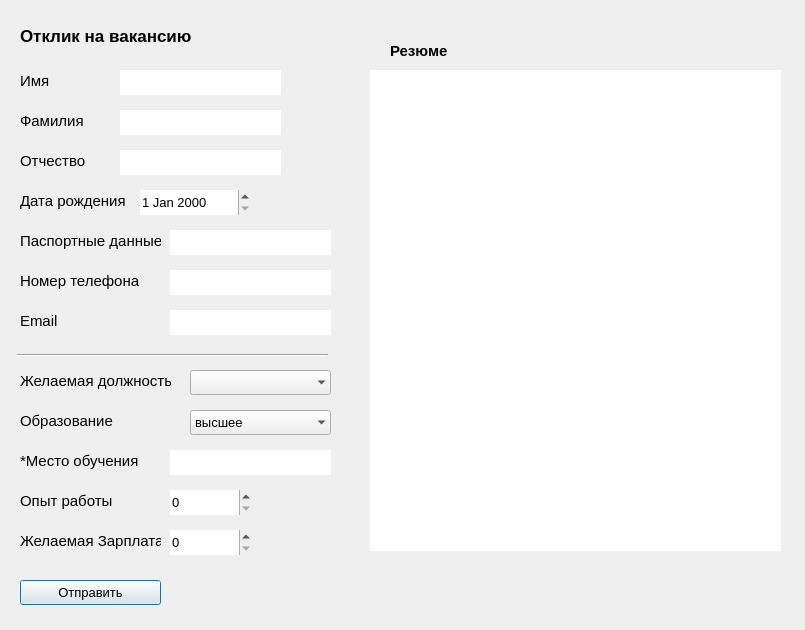
<?xml version="1.0" encoding="UTF-8"?>
<ui version="4.0">
 <class>otklik_1_dialog</class>
 <widget class="QDialog" name="otklik_1_dialog">
  <property name="geometry">
   <rect>
    <x>0</x>
    <y>0</y>
    <width>805</width>
    <height>630</height>
   </rect>
  </property>
  <property name="minimumSize">
   <size>
    <width>805</width>
    <height>630</height>
   </size>
  </property>
  <property name="maximumSize">
   <size>
    <width>805</width>
    <height>630</height>
   </size>
  </property>
  <property name="windowTitle">
   <string>Отклик на вакансию</string>
  </property>
  <widget class="QLabel" name="NAME_label">
   <property name="geometry">
    <rect>
     <x>20</x>
     <y>20</y>
     <width>171</width>
     <height>31</height>
    </rect>
   </property>
   <property name="font">
    <font>
     <family>Arial</family>
     <pointsize>13</pointsize>
     <weight>75</weight>
     <bold>true</bold>
    </font>
   </property>
   <property name="text">
    <string>Отклик на вакансию</string>
   </property>
  </widget>
  <widget class="QLabel" name="f_name_label">
   <property name="geometry">
    <rect>
     <x>20</x>
     <y>70</y>
     <width>41</width>
     <height>21</height>
    </rect>
   </property>
   <property name="font">
    <font>
     <family>Arial</family>
     <pointsize>11</pointsize>
    </font>
   </property>
   <property name="text">
    <string>Имя</string>
   </property>
  </widget>
  <widget class="QTextEdit" name="f_name_textEdit">
   <property name="geometry">
    <rect>
     <x>120</x>
     <y>70</y>
     <width>161</width>
     <height>25</height>
    </rect>
   </property>
   <property name="font">
    <font>
     <family>Arial</family>
     <pointsize>10</pointsize>
    </font>
   </property>
   <property name="frameShape">
    <enum>QFrame::NoFrame</enum>
   </property>
  </widget>
  <widget class="QLabel" name="s_name_label">
   <property name="geometry">
    <rect>
     <x>20</x>
     <y>110</y>
     <width>71</width>
     <height>21</height>
    </rect>
   </property>
   <property name="font">
    <font>
     <family>Arial</family>
     <pointsize>11</pointsize>
    </font>
   </property>
   <property name="text">
    <string>Фамилия</string>
   </property>
  </widget>
  <widget class="QTextEdit" name="s_name_textEdit">
   <property name="geometry">
    <rect>
     <x>120</x>
     <y>110</y>
     <width>161</width>
     <height>25</height>
    </rect>
   </property>
   <property name="font">
    <font>
     <family>Arial</family>
     <pointsize>10</pointsize>
    </font>
   </property>
   <property name="frameShape">
    <enum>QFrame::NoFrame</enum>
   </property>
  </widget>
  <widget class="QLabel" name="p_name_label">
   <property name="geometry">
    <rect>
     <x>20</x>
     <y>150</y>
     <width>71</width>
     <height>21</height>
    </rect>
   </property>
   <property name="font">
    <font>
     <family>Arial</family>
     <pointsize>11</pointsize>
    </font>
   </property>
   <property name="text">
    <string>Отчество</string>
   </property>
  </widget>
  <widget class="QTextEdit" name="p_name_textEdit">
   <property name="geometry">
    <rect>
     <x>120</x>
     <y>150</y>
     <width>161</width>
     <height>25</height>
    </rect>
   </property>
   <property name="font">
    <font>
     <family>Arial</family>
     <pointsize>10</pointsize>
    </font>
   </property>
   <property name="frameShape">
    <enum>QFrame::NoFrame</enum>
   </property>
  </widget>
  <widget class="QDateEdit" name="dateEdit">
   <property name="geometry">
    <rect>
     <x>140</x>
     <y>190</y>
     <width>110</width>
     <height>25</height>
    </rect>
   </property>
   <property name="font">
    <font>
     <family>Arial</family>
     <pointsize>10</pointsize>
    </font>
   </property>
   <property name="frame">
    <bool>false</bool>
   </property>
  </widget>
  <widget class="QLabel" name="date_label">
   <property name="geometry">
    <rect>
     <x>20</x>
     <y>190</y>
     <width>111</width>
     <height>21</height>
    </rect>
   </property>
   <property name="font">
    <font>
     <family>Arial</family>
     <pointsize>11</pointsize>
    </font>
   </property>
   <property name="text">
    <string>Дата рождения</string>
   </property>
  </widget>
  <widget class="QLabel" name="pasp_label">
   <property name="geometry">
    <rect>
     <x>20</x>
     <y>230</y>
     <width>141</width>
     <height>21</height>
    </rect>
   </property>
   <property name="font">
    <font>
     <family>Arial</family>
     <pointsize>11</pointsize>
    </font>
   </property>
   <property name="text">
    <string>Паспортные данные</string>
   </property>
  </widget>
  <widget class="QTextEdit" name="pasp_textEdit">
   <property name="geometry">
    <rect>
     <x>170</x>
     <y>230</y>
     <width>161</width>
     <height>25</height>
    </rect>
   </property>
   <property name="font">
    <font>
     <family>Arial</family>
     <pointsize>10</pointsize>
    </font>
   </property>
   <property name="frameShape">
    <enum>QFrame::NoFrame</enum>
   </property>
  </widget>
  <widget class="QLabel" name="email_label">
   <property name="geometry">
    <rect>
     <x>20</x>
     <y>310</y>
     <width>41</width>
     <height>21</height>
    </rect>
   </property>
   <property name="font">
    <font>
     <family>Arial</family>
     <pointsize>11</pointsize>
    </font>
   </property>
   <property name="text">
    <string>Email</string>
   </property>
  </widget>
  <widget class="QLabel" name="tel_label">
   <property name="geometry">
    <rect>
     <x>20</x>
     <y>270</y>
     <width>121</width>
     <height>21</height>
    </rect>
   </property>
   <property name="font">
    <font>
     <family>Arial</family>
     <pointsize>11</pointsize>
    </font>
   </property>
   <property name="text">
    <string>Номер телефона</string>
   </property>
  </widget>
  <widget class="QTextEdit" name="email_textEdit">
   <property name="geometry">
    <rect>
     <x>170</x>
     <y>310</y>
     <width>161</width>
     <height>25</height>
    </rect>
   </property>
   <property name="font">
    <font>
     <family>Arial</family>
     <pointsize>10</pointsize>
    </font>
   </property>
   <property name="frameShape">
    <enum>QFrame::NoFrame</enum>
   </property>
  </widget>
  <widget class="QTextEdit" name="tel_textEdit">
   <property name="geometry">
    <rect>
     <x>170</x>
     <y>270</y>
     <width>161</width>
     <height>25</height>
    </rect>
   </property>
   <property name="font">
    <font>
     <family>Arial</family>
     <pointsize>10</pointsize>
    </font>
   </property>
   <property name="frameShape">
    <enum>QFrame::NoFrame</enum>
   </property>
  </widget>
  <widget class="Line" name="line">
   <property name="geometry">
    <rect>
     <x>17</x>
     <y>345</y>
     <width>311</width>
     <height>21</height>
    </rect>
   </property>
   <property name="orientation">
    <enum>Qt::Horizontal</enum>
   </property>
  </widget>
  <widget class="QLabel" name="pos_label">
   <property name="geometry">
    <rect>
     <x>20</x>
     <y>370</y>
     <width>151</width>
     <height>21</height>
    </rect>
   </property>
   <property name="font">
    <font>
     <family>Arial</family>
     <pointsize>11</pointsize>
    </font>
   </property>
   <property name="text">
    <string>Желаемая должность</string>
   </property>
  </widget>
  <widget class="QComboBox" name="pos_comboBox">
   <property name="geometry">
    <rect>
     <x>190</x>
     <y>370</y>
     <width>141</width>
     <height>25</height>
    </rect>
   </property>
   <property name="font">
    <font>
     <family>Arial</family>
     <pointsize>10</pointsize>
    </font>
   </property>
   <property name="frame">
    <bool>false</bool>
   </property>
  </widget>
  <widget class="QComboBox" name="edu_comboBox">
   <property name="geometry">
    <rect>
     <x>190</x>
     <y>410</y>
     <width>141</width>
     <height>25</height>
    </rect>
   </property>
   <property name="font">
    <font>
     <family>Arial</family>
     <pointsize>10</pointsize>
    </font>
   </property>
   <property name="frame">
    <bool>false</bool>
   </property>
   <item>
    <property name="text">
     <string>высшее</string>
    </property>
   </item>
   <item>
    <property name="text">
     <string>среднее</string>
    </property>
   </item>
   <item>
    <property name="text">
     <string>нет</string>
    </property>
   </item>
  </widget>
  <widget class="QLabel" name="edu_label">
   <property name="geometry">
    <rect>
     <x>20</x>
     <y>410</y>
     <width>101</width>
     <height>21</height>
    </rect>
   </property>
   <property name="font">
    <font>
     <family>Arial</family>
     <pointsize>11</pointsize>
    </font>
   </property>
   <property name="text">
    <string>Образование</string>
   </property>
  </widget>
  <widget class="QLabel" name="edu_place_label">
   <property name="geometry">
    <rect>
     <x>20</x>
     <y>450</y>
     <width>121</width>
     <height>21</height>
    </rect>
   </property>
   <property name="font">
    <font>
     <family>Arial</family>
     <pointsize>11</pointsize>
    </font>
   </property>
   <property name="text">
    <string>*Место обучения</string>
   </property>
  </widget>
  <widget class="QTextEdit" name="edu_place_textEdit">
   <property name="geometry">
    <rect>
     <x>170</x>
     <y>450</y>
     <width>161</width>
     <height>25</height>
    </rect>
   </property>
   <property name="font">
    <font>
     <family>Arial</family>
     <pointsize>10</pointsize>
    </font>
   </property>
   <property name="frameShape">
    <enum>QFrame::NoFrame</enum>
   </property>
  </widget>
  <widget class="QLabel" name="exp_label">
   <property name="geometry">
    <rect>
     <x>20</x>
     <y>490</y>
     <width>121</width>
     <height>21</height>
    </rect>
   </property>
   <property name="font">
    <font>
     <family>Arial</family>
     <pointsize>11</pointsize>
    </font>
   </property>
   <property name="text">
    <string>Опыт работы</string>
   </property>
  </widget>
  <widget class="QSpinBox" name="exp_spinBox">
   <property name="geometry">
    <rect>
     <x>170</x>
     <y>490</y>
     <width>81</width>
     <height>25</height>
    </rect>
   </property>
   <property name="font">
    <font>
     <family>Arial</family>
     <pointsize>10</pointsize>
    </font>
   </property>
   <property name="frame">
    <bool>false</bool>
   </property>
  </widget>
  <widget class="QLabel" name="resume_label">
   <property name="geometry">
    <rect>
     <x>390</x>
     <y>40</y>
     <width>71</width>
     <height>21</height>
    </rect>
   </property>
   <property name="font">
    <font>
     <family>Arial</family>
     <pointsize>11</pointsize>
     <weight>75</weight>
     <bold>true</bold>
    </font>
   </property>
   <property name="text">
    <string>Резюме</string>
   </property>
  </widget>
  <widget class="QTextEdit" name="resume_textEdit">
   <property name="geometry">
    <rect>
     <x>370</x>
     <y>70</y>
     <width>411</width>
     <height>481</height>
    </rect>
   </property>
   <property name="font">
    <font>
     <family>Arial</family>
     <pointsize>11</pointsize>
    </font>
   </property>
   <property name="frameShape">
    <enum>QFrame::NoFrame</enum>
   </property>
  </widget>
  <widget class="QPushButton" name="pushButton">
   <property name="geometry">
    <rect>
     <x>20</x>
     <y>580</y>
     <width>141</width>
     <height>25</height>
    </rect>
   </property>
   <property name="font">
    <font>
     <family>Arial</family>
     <pointsize>10</pointsize>
    </font>
   </property>
   <property name="text">
    <string>Отправить</string>
   </property>
  </widget>
  <widget class="QLabel" name="sal_label">
   <property name="geometry">
    <rect>
     <x>20</x>
     <y>530</y>
     <width>141</width>
     <height>21</height>
    </rect>
   </property>
   <property name="font">
    <font>
     <family>Arial</family>
     <pointsize>11</pointsize>
    </font>
   </property>
   <property name="text">
    <string>Желаемая Зарплата</string>
   </property>
  </widget>
  <widget class="QSpinBox" name="sal_spinBox">
   <property name="geometry">
    <rect>
     <x>170</x>
     <y>530</y>
     <width>81</width>
     <height>25</height>
    </rect>
   </property>
   <property name="font">
    <font>
     <family>Arial</family>
     <pointsize>10</pointsize>
    </font>
   </property>
   <property name="frame">
    <bool>false</bool>
   </property>
  </widget>
 </widget>
 <resources/>
 <connections/>
</ui>
